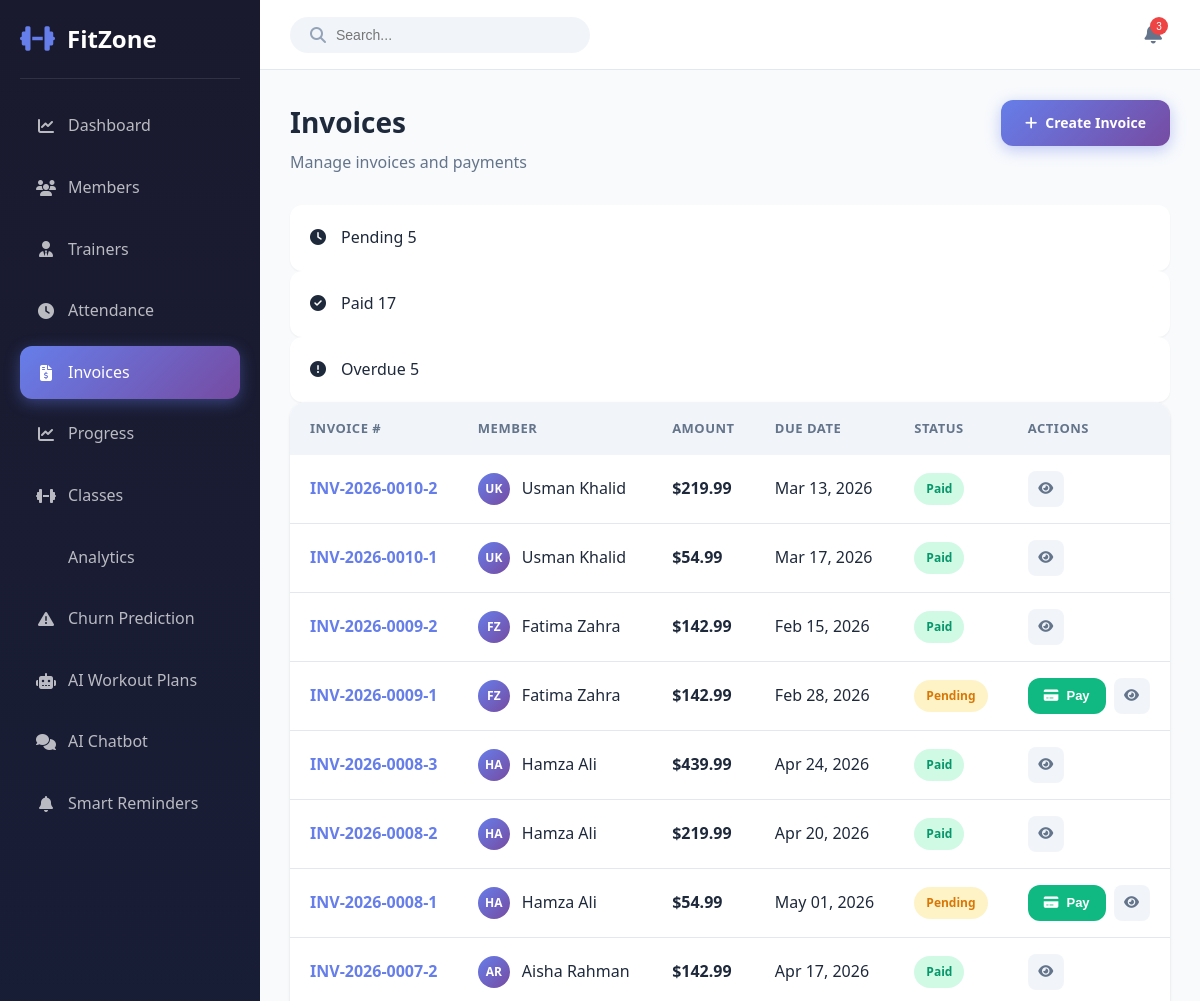
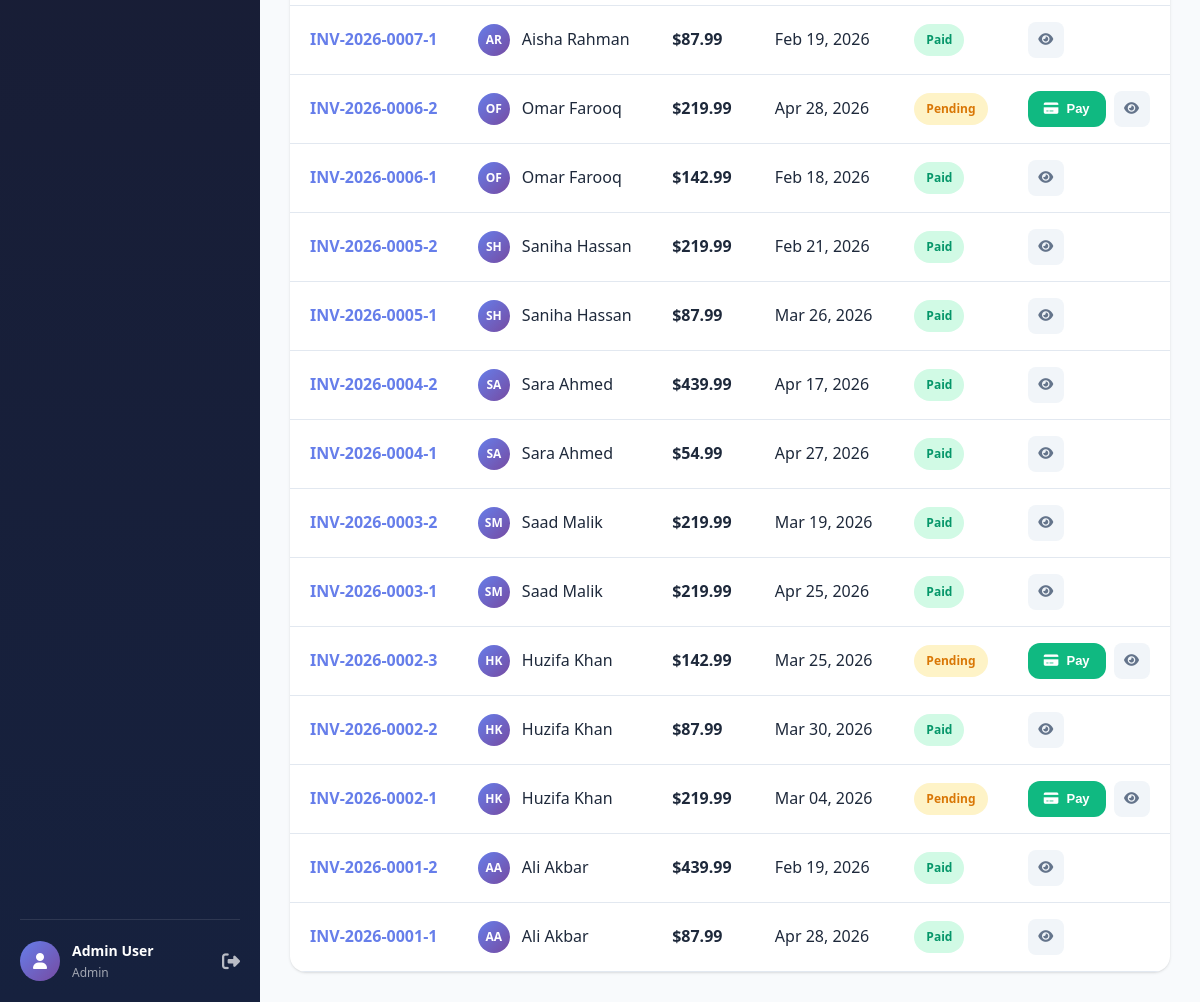
The page /invoices (signed in) on the database its author committed (2 pictures, top to bottom).
### models.py (models this page shows, shortened)
class User(UserMixin, db.Model):
    __tablename__ = 'users'
    id = db.Column(db.Integer, primary_key=True)
    email = db.Column(db.String(120), unique=True, nullable=False, index=True)
    password_hash = db.Column(db.String(256), nullable=False)
    first_name = db.Column(db.String(50), nullable=False)
    last_name = db.Column(db.String(50), nullable=False)
    role = db.Column(db.String(20), nullable=False, default='member')  # admin, trainer, member
    phone = db.Column(db.String(20))
    created_at = db.Column(db.DateTime, default=datetime.utcnow)
    updated_at = db.Column(db.DateTime, default=datetime.utcnow, onupdate=datetime.utcnow)
    is_active = db.Column(db.Boolean, default=True)
    profile_image = db.Column(db.String(255), default='default-avatar.png')
    member = db.relationship('Member', backref='user', uselist=False, lazy=True)
    trainer = db.relationship('Trainer', backref='user', uselist=False, lazy=True)

class Invoice(db.Model):
    __tablename__ = 'invoices'
    id = db.Column(db.Integer, primary_key=True)
    invoice_number = db.Column(db.String(50), unique=True, nullable=False)
    member_id = db.Column(db.Integer, db.ForeignKey('members.id'), nullable=False)
    amount = db.Column(db.Float, nullable=False)
    tax = db.Column(db.Float, default=0)
    total_amount = db.Column(db.Float, nullable=False)
    description = db.Column(db.Text)
    status = db.Column(db.String(20), default='pending')  # pending, paid, overdue, cancelled
    due_date = db.Column(db.Date)
    issued_date = db.Column(db.Date, default=datetime.utcnow().date())
    created_at = db.Column(db.DateTime, default=datetime.utcnow)
    member = db.relationship('Member', backref='invoices', lazy=True)
    payments = db.relationship('Payment', backref='invoice', lazy=True)

### app.py (the view)
@app.route('/invoices')
@login_required
@role_required(['admin', 'member'])
def invoices():
    if current_user.role == 'admin':
        invoices_list = Invoice.query.order_by(Invoice.created_at.desc()).all()
    else:
        member = current_user.member
        invoices_list = Invoice.query.filter_by(member_id=member.id).order_by(Invoice.created_at.desc()).all()
    return render_template('invoices.html', invoices=invoices_list)

### app.py (called while the page is built)
@login_manager.user_loader
def load_user(user_id):
    return User.query.get(int(user_id))

def role_required(roles):
    def decorator(f):
        @wraps(f)
        def decorated_function(*args, **kwargs):
            if not current_user.is_authenticated:
                return redirect(url_for('login'))
            if current_user.role not in roles:
                flash('You do not have permission to access this page.', 'danger')
                return redirect(url_for('dashboard'))
            return f(*args, **kwargs)
        return decorated_function
    return decorator

### templates/invoices.html (shortened to what this page needs)
{% extends "base.html" %}
{% block content %}
<div class="page-container">
    <div class="page-header">
        <div class="header-content">
            <h1>Invoices</h1>
            <p>Manage invoices and payments</p>
        </div>
        {% if current_user.role == 'admin' %}
        <div class="header-actions">
            <a href="{{ url_for('create_invoice') }}" class="btn btn-primary">
                <i class="fas fa-plus"></i>
                <span>Create Invoice</span>
            </a>
        </div>
        {% endif %}
    </div>
    <div class="stats-grid mini">
        <div class="stat-card mini">
            <div class="stat-icon pending">
                <i class="fas fa-clock"></i>
            </div>
            <div class="stat-content">
                <span class="stat-label">Pending</span>
                <span class="stat-value">{{ invoices|selectattr('status', 'equalto', 'pending')|list|length }}</span>
            </div>
        </div>
        <div class="stat-card mini">
            <div class="stat-icon success">
                <i class="fas fa-check-circle"></i>
            </div>
            <div class="stat-content">
                <span class="stat-label">Paid</span>
                <span class="stat-value">{{ invoices|selectattr('status', 'equalto', 'paid')|list|length }}</span>
            </div>
        </div>
        <div class="stat-card mini">
            <div class="stat-icon danger">
                <i class="fas fa-exclamation-circle"></i>
            </div>
            <div class="stat-content">
                <span class="stat-label">Overdue</span>
                <span class="stat-value">{{ invoices|selectattr('status', 'equalto', 'pending')|list|length }}</span>
            </div>
        </div>
    </div>
    <div class="table-container">
        <table class="data-table">
            <thead>
                <tr>
                    <th>Invoice #</th>
                    <th>Member</th>
                    <th>Amount</th>
                    <th>Due Date</th>
                    <th>Status</th>
                    <th>Actions</th>
                </tr>
            </thead>
            <tbody>
                {% for invoice in invoices %}
                <tr>
                    <td>
                        <span class="invoice-number">{{ invoice.invoice_number }}</span>
                    </td>
                    <td>
                        <div class="member-cell">
                            <div class="avatar small">
                                {{ invoice.member.user.first_name[0] }}{{ invoice.member.user.last_name[0] }}
                            </div>
                            <span>{{ invoice.member.user.first_name }} {{ invoice.member.user.last_name }}</span>
                        </div>
                    </td>
                    <td>
                        <span class="amount">${{ "%.2f"|format(invoice.total_amount) }}</span>
                    </td>
                    <td>{{ invoice.due_date.strftime('%b %d, %Y') if invoice.due_date else 'N/A' }}</td>
                    <td>
                        <span class="status-badge {% if invoice.status == 'paid' %}active{% elif invoice.status == 'pending' %}pending{% else %}expired{% endif %}">
                            {{ invoice.status|title }}
                        </span>
                    </td>
                    <td>
                        <div class="action-buttons">
                            {% if invoice.status == 'pending' and current_user.role == 'admin' %}
                            <button class="btn btn-sm btn-success payment-btn" data-invoice-id="{{ invoice.id }}" data-amount="{{ invoice.total_amount }}">
                                <i class="fas fa-credit-card"></i>
                                Pay
                            </button>
                            {% endif %}
                            <button class="btn-icon" title="View Details">
                                <i class="fas fa-eye"></i>
                            </button>
                        </div>
                    </td>
                </tr>
                {% endfor %}
            </tbody>
        </table>
    </div>
</div>
{% endblock %}

### templates/base.html (shortened to what this page needs)
<!DOCTYPE html>
<html lang="en">
<head>
    <link rel="stylesheet" href="{{ url_for('static', filename='css/style.css') }}">
    <link rel="stylesheet" href="https://cdnjs.cloudflare.com/ajax/libs/font-awesome/6.4.0/css/all.min.css">
</head>
<body>
    {% if current_user.is_authenticated %}
    <aside class="sidebar" id="sidebar">
        <div class="sidebar-header">
            <div class="logo">
                <i class="fas fa-dumbbell"></i>
                <span>FitZone</span>
            </div>
        </div>
        <nav class="sidebar-nav">
            <a href="{{ url_for('dashboard') }}" class="nav-item {% if request.endpoint == 'dashboard' %}active{% endif %}">
                <i class="fas fa-chart-line"></i>
                <span>Dashboard</span>
            </a>
            {% if current_user.role in ['admin', 'trainer'] %}
            <a href="{{ url_for('members') }}" class="nav-item {% if request.endpoint in ['members', 'member_detail', 'add_member', 'edit_member'] %}active{% endif %}">
                <i class="fas fa-users"></i>
                <span>Members</span>
            </a>
            {% endif %}
            {% if current_user.role == 'admin' %}
            <a href="{{ url_for('trainers') }}" class="nav-item {% if request.endpoint in ['trainers', 'trainer_detail', 'add_trainer'] %}active{% endif %}">
                <i class="fas fa-user-tie"></i>
                <span>Trainers</span>
            </a>
            {% endif %}
            <a href="{{ url_for('attendance') }}" class="nav-item {% if request.endpoint == 'attendance' %}active{% endif %}">
                <i class="fas fa-clock"></i>
                <span>Attendance</span>
            </a>
            <a href="{{ url_for('invoices') }}" class="nav-item {% if request.endpoint in ['invoices', 'create_invoice', 'pay_invoice'] %}active{% endif %}">
                <i class="fas fa-file-invoice-dollar"></i>
                <span>Invoices</span>
            </a>
            <a href="{{ url_for('progress') }}" class="nav-item {% if request.endpoint in ['progress', 'member_progress', 'add_progress'] %}active{% endif %}">
                <i class="fas fa-chart-line"></i>
                <span>Progress</span>
            </a>
            {% if current_user.role in ['admin', 'trainer'] %}
            <a href="{{ url_for('classes_list') }}" class="nav-item {% if request.endpoint in ['classes_list', 'add_class', 'edit_class'] %}active{% endif %}">
                <i class="fas fa-dumbbell"></i>
                <span>Classes</span>
            </a>
            {% endif %}
             {% if current_user.role == 'admin' %}
             <a href="{{ url_for('analytics') }}" class="nav-item {% if request.endpoint == 'analytics' %}active{% endif %}">
                 <span>Analytics</span>
             </a>
             {% endif %}
             {% if current_user.role == 'admin' %}
             <a href="{{ url_for('churn_prediction') }}" class="nav-item {% if request.endpoint in ['churn_prediction', 'member_churn_details', 'retrain_churn_model'] %}active{% endif %}">
                 <i class="fas fa-exclamation-triangle"></i>
                 <span>Churn Prediction</span>
             </a>
             {% endif %}
            <a href="{{ url_for('workout_plans') }}" class="nav-item {% if request.endpoint in ['workout_plans', 'workout_plan_detail'] %}active{% endif %}">
                <i class="fas fa-robot"></i>
                <span>AI Workout Plans</span>
            </a>
            <a href="{{ url_for('chatbot_page') }}" class="nav-item {% if request.endpoint == 'chatbot_page' %}active{% endif %}">
                <i class="fas fa-comments"></i>
                <span>AI Chatbot</span>
            </a>
            {% if current_user.role == 'admin' %}
            <a href="{{ url_for('payment_reminders') }}" class="nav-item {% if request.endpoint == 'payment_reminders' %}active{% endif %}">
                <i class="fas fa-bell"></i>
                <span>Smart Reminders</span>
            </a>
            {% endif %}
        </nav>
        <div class="sidebar-footer">
            <div class="user-info">
                <div class="user-avatar">
                    <i class="fas fa-user"></i>
                </div>
                <div class="user-details">
                    <span class="user-name">{{ current_user.first_name }} {{ current_user.last_name }}</span>
                    <span class="user-role">{{ current_user.role|title }}</span>
                </div>
            </div>
            <a href="{{ url_for('logout') }}" class="logout-btn">
                <i class="fas fa-sign-out-alt"></i>
            </a>
        </div>
    </aside>
    <main class="main-content">
        <header class="top-header">
            <div class="header-search">
                <i class="fas fa-search"></i>
                <input type="text" placeholder="Search...">
            </div>
            <div class="header-actions">
                <button class="notification-btn">
                    <i class="fas fa-bell"></i>
                    <span class="notification-badge">3</span>
                </button>
            </div>
        </header>
        <div class="content-wrapper">
            {% block content %}{% endblock %}
        </div>
    </main>
    {% endif %}
</body>
</html>

### rows shown on the page
User: first_name "Admin", last_name "User", role "Admin"
Invoice: invoice_number "INV-2026-0010-2", member.user "U", member.user "K", member.user.first_name "Usman", member.user.last_name "Khalid", total_amount "219.99", due_date "Mar 13, 2026", status "Paid"
Invoice: invoice_number "INV-2026-0010-1", member.user "U", member.user "K", member.user.first_name "Usman", member.user.last_name "Khalid", total_amount "54.99", due_date "Mar 17, 2026", status "Paid"
Invoice: invoice_number "INV-2026-0009-2", member.user "F", member.user "Z", member.user.first_name "Fatima", member.user.last_name "Zahra", total_amount "142.99", due_date "Feb 15, 2026", status "Paid"
Invoice: invoice_number "INV-2026-0009-1", member.user "F", member.user "Z", member.user.first_name "Fatima", member.user.last_name "Zahra", total_amount "142.99", due_date "Feb 28, 2026", status "Pending"
Invoice: invoice_number "INV-2026-0008-3", member.user "H", member.user "A", member.user.first_name "Hamza", member.user.last_name "Ali", total_amount "439.99", due_date "Apr 24, 2026", status "Paid"
Invoice: invoice_number "INV-2026-0008-2", member.user "H", member.user "A", member.user.first_name "Hamza", member.user.last_name "Ali", total_amount "219.99", due_date "Apr 20, 2026", status "Paid"
Invoice: invoice_number "INV-2026-0008-1", member.user "H", member.user "A", member.user.first_name "Hamza", member.user.last_name "Ali", total_amount "54.99", due_date "May 01, 2026", status "Pending"
Invoice: invoice_number "INV-2026-0007-2", member.user "A", member.user "R", member.user.first_name "Aisha", member.user.last_name "Rahman", total_amount "142.99", due_date "Apr 17, 2026", status "Paid"
Invoice: invoice_number "INV-2026-0007-1", member.user "A", member.user "R", member.user.first_name "Aisha", member.user.last_name "Rahman", total_amount "87.99", due_date "Feb 19, 2026", status "Paid"
Invoice: invoice_number "INV-2026-0006-2", member.user "O", member.user "F", member.user.first_name "Omar", member.user.last_name "Farooq", total_amount "219.99", due_date "Apr 28, 2026", status "Pending"
Invoice: invoice_number "INV-2026-0006-1", member.user "O", member.user "F", member.user.first_name "Omar", member.user.last_name "Farooq", total_amount "142.99", due_date "Feb 18, 2026", status "Paid"
Invoice: invoice_number "INV-2026-0005-2", member.user "S", member.user "H", member.user.first_name "Saniha", member.user.last_name "Hassan", total_amount "219.99", due_date "Feb 21, 2026", status "Paid"
Invoice: invoice_number "INV-2026-0005-1", member.user "S", member.user "H", member.user.first_name "Saniha", member.user.last_name "Hassan", total_amount "87.99", due_date "Mar 26, 2026", status "Paid"
Invoice: invoice_number "INV-2026-0004-2", member.user "S", member.user "A", member.user.first_name "Sara", member.user.last_name "Ahmed", total_amount "439.99", due_date "Apr 17, 2026", status "Paid"
Invoice: invoice_number "INV-2026-0004-1", member.user "S", member.user "A", member.user.first_name "Sara", member.user.last_name "Ahmed", total_amount "54.99", due_date "Apr 27, 2026", status "Paid"
Invoice: invoice_number "INV-2026-0003-2", member.user "S", member.user "M", member.user.first_name "Saad", member.user.last_name "Malik", total_amount "219.99", due_date "Mar 19, 2026", status "Paid"
Invoice: invoice_number "INV-2026-0003-1", member.user "S", member.user "M", member.user.first_name "Saad", member.user.last_name "Malik", total_amount "219.99", due_date "Apr 25, 2026", status "Paid"
Invoice: invoice_number "INV-2026-0002-3", member.user "H", member.user "K", member.user.first_name "Huzifa", member.user.last_name "Khan", total_amount "142.99", due_date "Mar 25, 2026", status "Pending"
Invoice: invoice_number "INV-2026-0002-2", member.user "H", member.user "K", member.user.first_name "Huzifa", member.user.last_name "Khan", total_amount "87.99", due_date "Mar 30, 2026", status "Paid"
Invoice: invoice_number "INV-2026-0002-1", member.user "H", member.user "K", member.user.first_name "Huzifa", member.user.last_name "Khan", total_amount "219.99", due_date "Mar 04, 2026", status "Pending"
Invoice: invoice_number "INV-2026-0001-2", member.user "A", member.user.first_name "Ali", member.user.last_name "Akbar", total_amount "439.99", due_date "Feb 19, 2026", status "Paid"
Invoice: invoice_number "INV-2026-0001-1", member.user "A", member.user.first_name "Ali", member.user.last_name "Akbar", total_amount "87.99", due_date "Apr 28, 2026", status "Paid"

### other values the page prints
{{ invoices|selectattr('status', 'equalto', 'pending')|list|length }} "5"
{{ invoices|selectattr('status', 'equalto', 'paid')|list|length }} "17"
